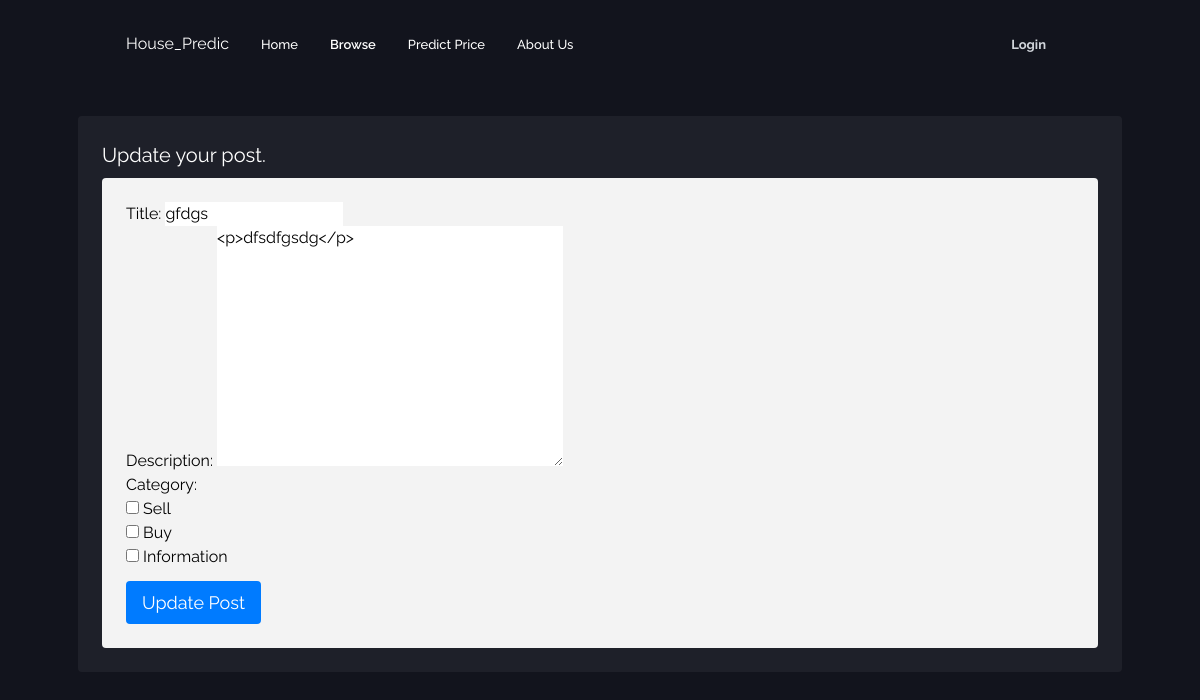
The page /content/update/7 on the database its author committed.
### posts/models/models.py (models this page shows, shortened)
class Post(models.Model):
    title = models.CharField(max_length=100)
    author = models.ForeignKey(User, on_delete=models.CASCADE)
    description = RichTextField(blank=True, null=True)
    published = models.DateTimeField(default=timezone.now)
    category = models.ManyToManyField(PostCategory, related_name='categories')
    image = models.ImageField(upload_to='images/', blank=True, null=True)

### posts/models/categories.py (models this page shows)
class PostCategory(BaseStampStampModel):
    CATEGORY_OPTION_CHOICES = [
        ('1', 'Sell',),
        ('2', 'Buy',),
        ('3', 'Information',),
    ]
    category = models.CharField(max_length=50, choices=CATEGORY_OPTION_CHOICES, default='1')
    value = models.PositiveIntegerField(default=0)
    def __str__(self):
        return self.get_category_display()

### posts/views/views.py (the view)
# urls.py: path('content/update/<int:pk>', PostUpdateView.as_view(), name='update_post'),
class PostUpdateView(UpdateView):
    model = Post
    template_name = 'posts/update_post.html'
    form_class = UpdateForm

### posts/forms/forms.py
class UpdateForm(forms.ModelForm):
    category = forms.MultipleChoiceField(
        widget=forms.CheckboxSelectMultiple,
        choices=PostCategory.CATEGORY_OPTION_CHOICES,
        required=False
    )
    class Meta:
        model = Post
        fields = ('title', 'description', 'category')
        widgets = {
            'title': forms.TextInput(attrs={'class': 'form-control'}),
            'description': forms.Textarea(attrs={'class': 'form-control'}),
            'category': forms.CheckboxSelectMultiple(attrs={'class': 'form-control'}),
        }

### posts/templates/posts/update_post.html (shortened to what this page needs)
{% extends 'base.html' %}
{% block content %}
    <div class = 'mx-auto  max-w-7xl p-6 rounded bg-[#1E2029] my-10'>
        <h1 class="text-[#fff] text-[20px] mb-2"> Update your post. </h1>
        <form method="POST" class="text-[black] bg-[#f3f3f3] gap-4 p-6 rounded" method="POST" enctype="multipart/form-data">
            {{ form.as_p }}
            <button class="mt-3 text-[#fff] bg-[#007BFF] px-4 py-2 text-[18px] font-600 rounded">Update Post</button>
        </form>
    </div>
{% endblock %}

### posts/templates/posts/update_post.html (style rules this page uses)
* { font-family: "Raleway", sans-serif; margin: 0; padding: 0; box-sizing: border-box; text-decoration: none; outline: none; border: none; }
body { max-height: fit-content; background-color: #12141D; background-attachment: fixed; background-position: center; overflow-x: hidden; }

### rows shown on the page
Post: title "gfdgs", description "<p>dfsdfgsdg</p>"
PostCategory: category "☐ ☐ ☐"
